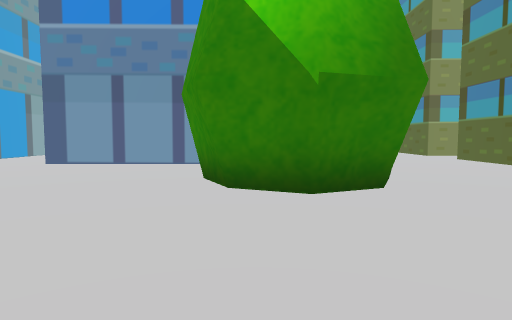
view 1 (above)

24 first-person views from a walk through a scene from a Unity 3-D project. The camera is 1.3 m above the floor, tilts 4° down and sees 75° across. The floor is counted in squares, 2 m on a side. Each view is taken from the middle of a square. On the plan, view 1 faces up. The plan holds only what a view shows up to about 10 squares ahead; the rest is blank. The place goes on beyond the plan. The player character is not drawn. Some surface patterns are stand-ins.

view 2
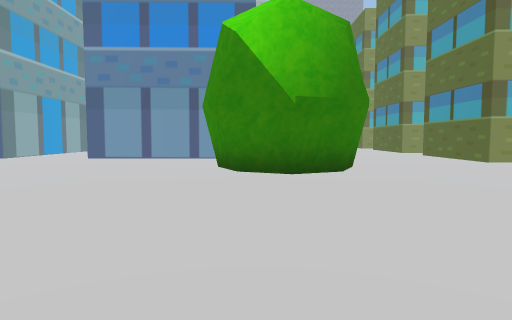

view 3
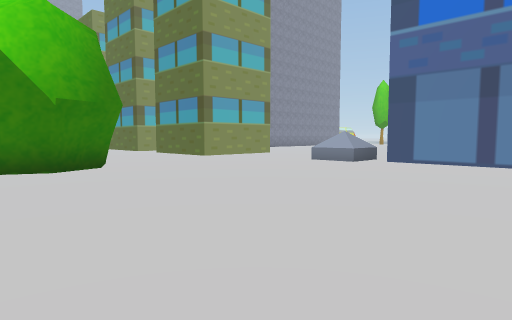

view 4
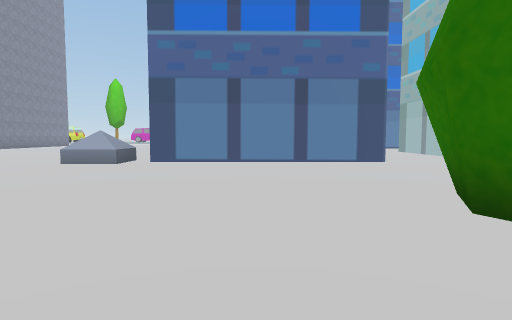

view 5
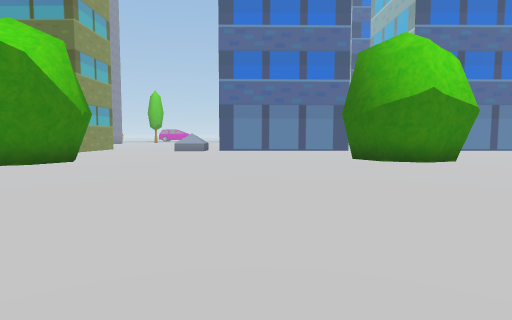

view 6
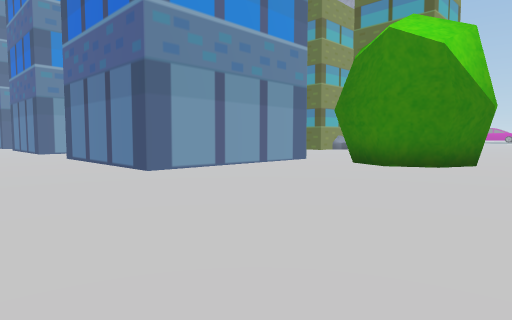

view 7
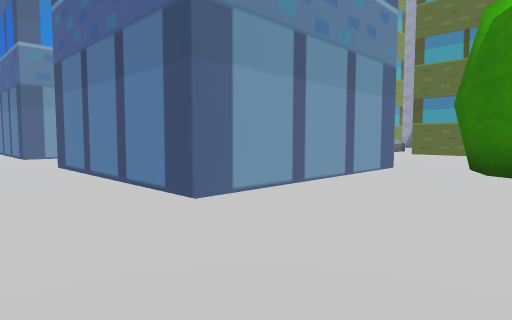

view 8
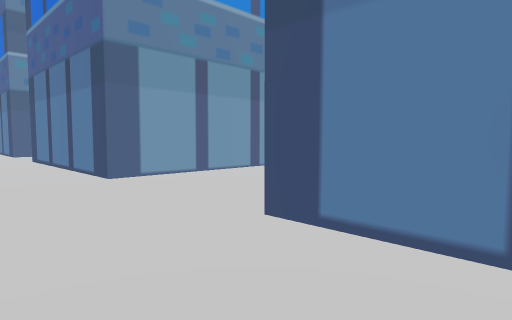

view 9
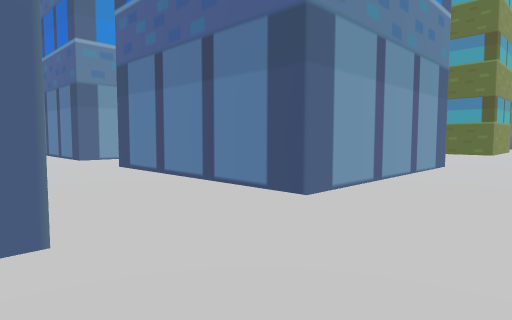

view 10
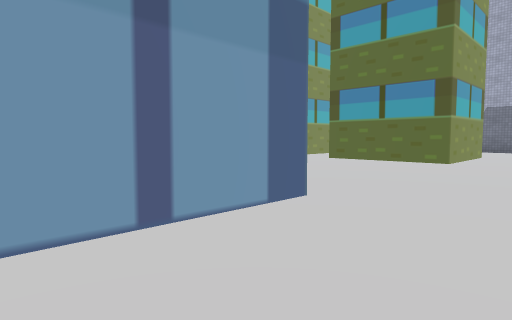

view 11
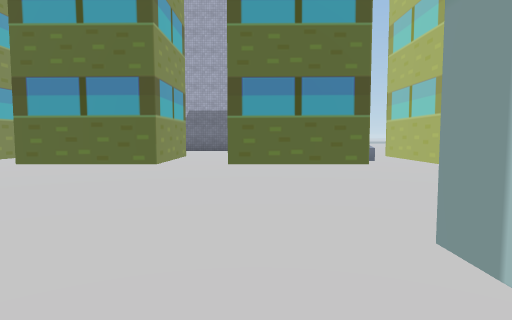

view 12
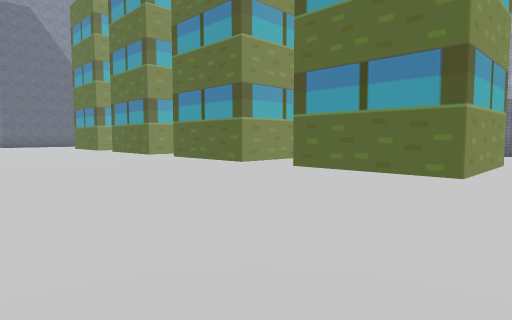

view 13
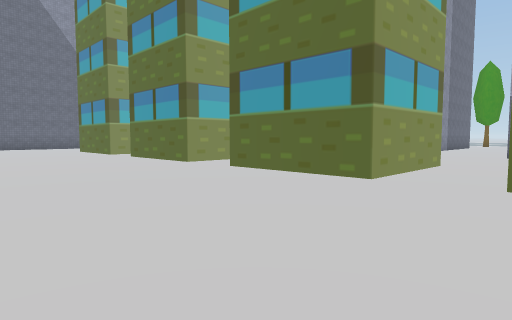

view 14
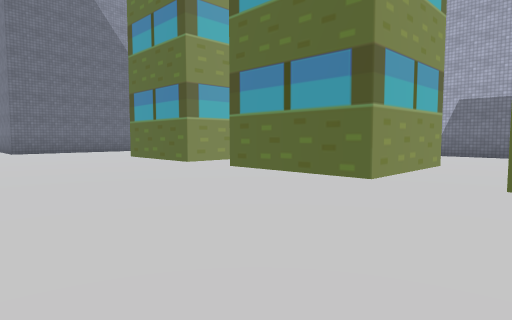

view 15
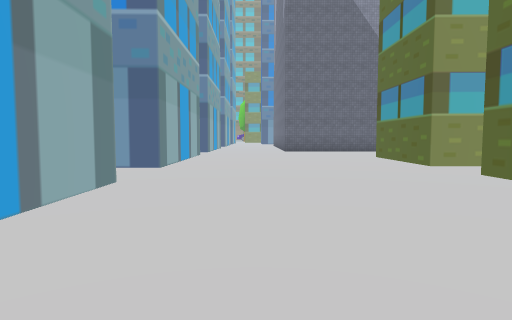

view 16
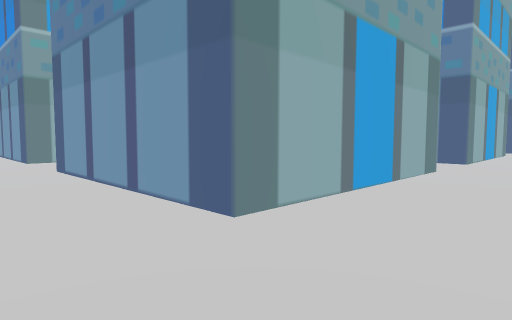

view 17
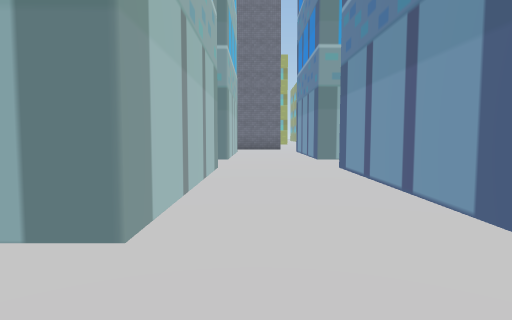

view 18
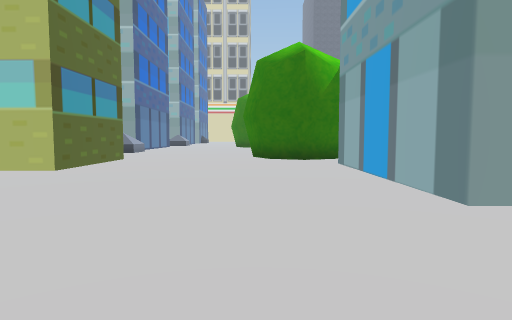

view 19
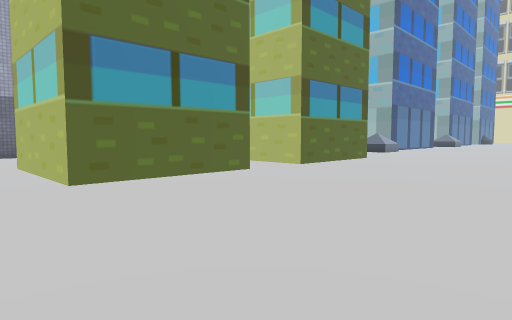

view 20
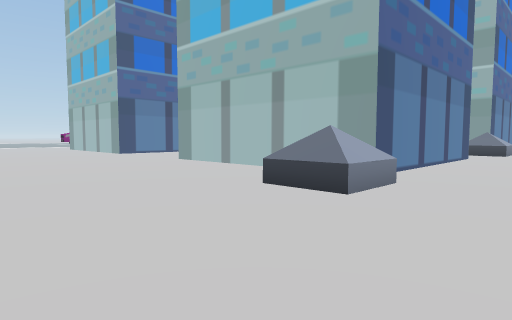

view 21
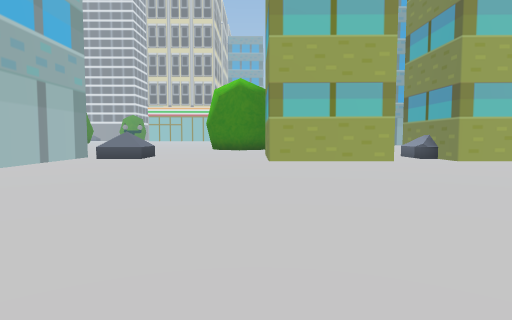

view 22
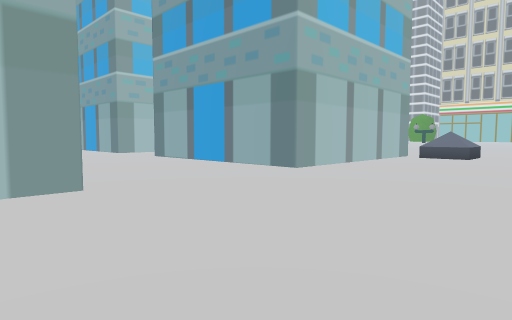

view 23
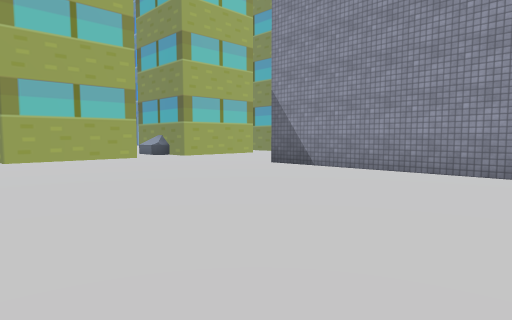

view 24
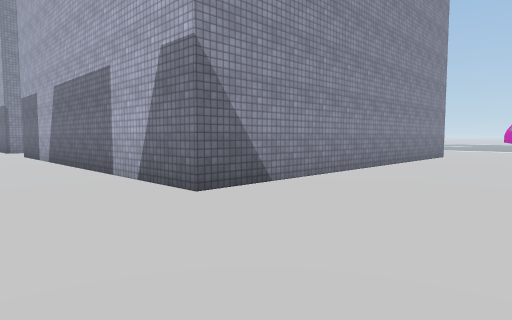

### Floor plan
Points are (right, up) in squares from view 1. A wall is a line through its corners. A room is listed if a view was taken in it or the views show most of it. See-through windows are left out.
Room 1 (views 1, 2, 3, 4, 5, 6, 7, 8, 9, 10, 11, 12, 13, 14, 15, 16, 17, 18, 19, 20, 21, 22, 23, 24)
walls: (5.8, 11.2) (5.8, 14.7) (9.2, 14.7); (9.2, 9.8) (9.2, 6.3) (8.6, 6.3); (9.2, 12.9) (9.2, 11.3) (7.9, 11.3); (6.5, 6.3) (5.8, 6.3) (5.8, 9.7) (8.1, 9.7); (-0.6, 12.9) (0, 12.9) (0, 7.9) (-5, 7.9) (-5, 13); (9.2, 16.2) (5.8, 16.2) (5.8, 19.8); (0.1, 16.2) (-5, 16.2) (-5, 21.2) (0, 21.2) (0, 20.4); (9.2, 21.3) (5.8, 21.3) (5.8, 24.8); (19.5, 11.3) (13.3, 11.3) (13.3, 20.8); (9.2, 26.3) (5.8, 26.3) (5.8, 29.8); (17.6, 0.7) (18.5, 0.7); (-8, 21.2) (-7.5, 21.2); (7.5, -5.4) (7.5, 0.7) (13.5, 0.7) (13.5, -3.8); (-7.5, 24.5) (-7.5, 23.8) (-8.5, 23.8); (0, 28.9) (0, 23.8) (-5, 23.8) (-5, 25.2); (7.4, 31.3) (5.8, 31.3) (5.8, 34.1); (0, 34.2) (0, 31) (-1, 31)
low walls: (8.2, 11.4) (8.2, 10.8); (6.9, 2.6) (8.2, 2.6) (8.2, 1.3) (6.9, 1.3) (6.9, 2.6)
objects: tree (-1, 4) to (2, 6); tree (0, -6) to (3, -4)

Where each view was taken, in squares from view 1:
view 1: 0 up, 0 right, facing up
view 2: 2 down, 0 right, facing up
view 3: 3 down, 1 left, facing up-right
view 4: 2 down, 1 left, facing right
view 5: 1 down, 8 left, facing right
view 6: 2 up, 8 left, facing up-right
view 7: 5 up, 7 left, facing up-right
view 8: 11 up, 7 left, facing up-right
view 9: 14 up, 8 left, facing up-right
view 10: 14 up, 3 left, facing up-right
view 11: 14 up, 2 left, facing right
view 12: 15 up, 0 right, facing up-right
view 13: 19 up, 1 right, facing up-right
view 14: 24 up, 1 right, facing up-right
view 15: 24 up, 2 right, facing up
view 16: 22 up, 2 right, facing up-left
view 17: 22 up, 2 right, facing left
view 18: 16 up, 2 right, facing down
view 19: 16 up, 1 right, facing down-right
view 20: 6 up, 5 right, facing down-right
view 21: 6 up, 18 right, facing left
view 22: 5 up, 19 right, facing down-left
view 23: 5 up, 19 right, facing up-left
view 24: 8 up, 11 right, facing up-right
